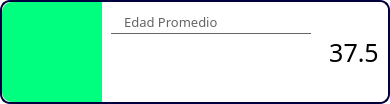
                        <widget class="QFrame" name="frame_7">
                         <property name="minimumSize">
                          <size>
                           <width>0</width>
                           <height>104</height>
                          </size>
                         </property>
                         <property name="maximumSize">
                          <size>
                           <width>16777215</width>
                           <height>104</height>
                          </size>
                         </property>
                         <property name="styleSheet">
                          <string notr="true">background-color: rgb(255, 255, 255);
border: 2px solid rgb(0, 0, 61);
border-radius: 10px;</string>
                         </property>
                         <property name="frameShape">
                          <enum>QFrame::StyledPanel</enum>
                         </property>
                         <property name="frameShadow">
                          <enum>QFrame::Raised</enum>
                         </property>
                         <layout class="QHBoxLayout" name="horizontalLayout_41">
                          <property name="spacing">
                           <number>0</number>
                          </property>
                          <property name="leftMargin">
                           <number>0</number>
                          </property>
                          <property name="topMargin">
                           <number>0</number>
                          </property>
                          <property name="rightMargin">
                           <number>0</number>
                          </property>
                          <property name="bottomMargin">
                           <number>0</number>
                          </property>
                          <item>
                           <widget class="QLabel" name="label_31">
                            <property name="minimumSize">
                             <size>
                              <width>100</width>
                              <height>100</height>
                             </size>
                            </property>
                            <property name="maximumSize">
                             <size>
                              <width>100</width>
                              <height>100</height>
                             </size>
                            </property>
                            <property name="font">
                             <font>
                              <family>Circular Std</family>
                              <pointsize>10</pointsize>
                             </font>
                            </property>
                            <property name="styleSheet">
                             <string notr="true">border: none;
border-radius: 0px;
border-top-left-radius: 10px;
border-bottom-left-radius: 10px;
background-color: rgb(0, 255, 127);
padding: 10px;</string>
                            </property>
                            <property name="text">
                             <string/>
                            </property>
                            <property name="pixmap">
                             <pixmap>:/icons/age-group.png</pixmap>
                            </property>
                            <property name="scaledContents">
                             <bool>false</bool>
                            </property>
                            <property name="alignment">
                             <set>Qt::AlignCenter</set>
                            </property>
                           </widget>
                          </item>
                          <item alignment="Qt::AlignTop">
                           <widget class="QFrame" name="frame_26">
                            <property name="styleSheet">
                             <string notr="true">border: none;</string>
                            </property>
                            <property name="frameShape">
                             <enum>QFrame::StyledPanel</enum>
                            </property>
                            <property name="frameShadow">
                             <enum>QFrame::Raised</enum>
                            </property>
                            <layout class="QVBoxLayout" name="verticalLayout_70">
                             <item>
                              <widget class="QLabel" name="label_33">
                               <property name="minimumSize">
                                <size>
                                 <width>200</width>
                                 <height>23</height>
                                </size>
                               </property>
                               <property name="maximumSize">
                                <size>
                                 <width>200</width>
                                 <height>23</height>
                                </size>
                               </property>
                               <property name="font">
                                <font>
                                 <family>Circular Std</family>
                                 <pointsize>10</pointsize>
                                </font>
                               </property>
                               <property name="styleSheet">
                                <string notr="true">border: none;
border-radius: none;
border-bottom: 1px solid rgb(100, 100, 100);
color: rgb(100, 100, 100);</string>
                               </property>
                               <property name="text">
                                <string>   Edad Promedio</string>
                               </property>
                              </widget>
                             </item>
                            </layout>
                           </widget>
                          </item>
                          <item>
                           <widget class="QFrame" name="frame_25">
                            <property name="styleSheet">
                             <string notr="true">border: none;</string>
                            </property>
                            <property name="frameShape">
                             <enum>QFrame::StyledPanel</enum>
                            </property>
                            <property name="frameShadow">
                             <enum>QFrame::Raised</enum>
                            </property>
                            <layout class="QVBoxLayout" name="verticalLayout_69">
                             <item>
                              <widget class="QLabel" name="lbl_edad_promedio">
                               <property name="minimumSize">
                                <size>
                                 <width>0</width>
                                 <height>30</height>
                                </size>
                               </property>
                               <property name="maximumSize">
                                <size>
                                 <width>16777215</width>
                                 <height>30</height>
                                </size>
                               </property>
                               <property name="font">
                                <font>
                                 <family>Circular Std</family>
                                 <pointsize>19</pointsize>
                                </font>
                               </property>
                               <property name="styleSheet">
                                <string notr="true">border: none;</string>
                               </property>
                               <property name="text">
                                <string>37.5</string>
                               </property>
                               <property name="alignment">
                                <set>Qt::AlignCenter</set>
                               </property>
                              </widget>
                             </item>
                            </layout>
                           </widget>
                          </item>
                         </layout>
                        </widget>
